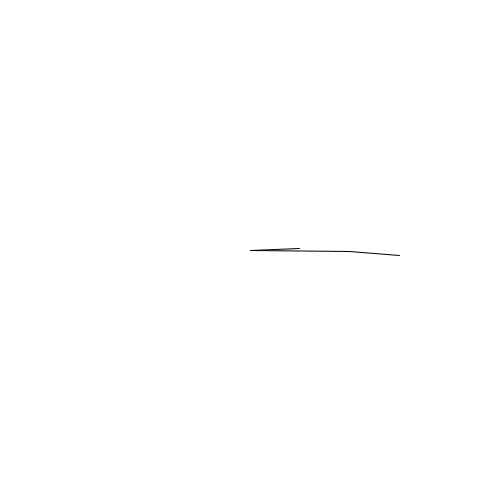
Frame 1 (no input)
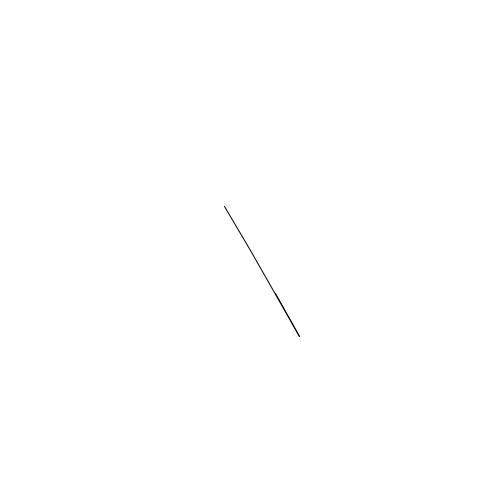
Frame 60 (the mouse pressed at the canvas centre just before this capture)
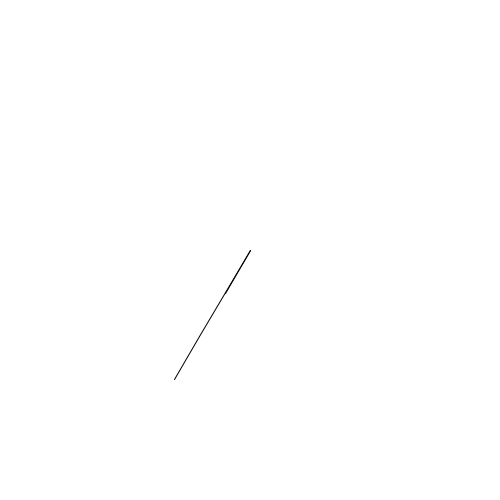
Frame 120 (the mouse held since frame 60 and released just before this capture)

The Processing sketch that drew these frames (run headless with seeded random() and noise(); from frame 60 on, the mouse is pressed at the canvas centre):

// Processing sketch: Pancho_RadsCoorP_Por_Ejemplo
// ── Pancho_RadsCoorP_Por_Ejemplo.pde
int a, i, j, x, y;

void setup() {
  size(500, 500);
}

void draw() {

  background(#FFFFFF);
  a++;

  translate(width/2, height/2);
  clocky();
  //seno();
  // coseno();
  //tangente();
}
void clocky() {

  rotate(radians(a));
  line(0, 0, 100, 0);
  pushMatrix();
  rotate(radians(-a*3));
  line(0, 0, 50, 0);
  popMatrix();
  pushMatrix();
  translate(100, 0);
  rotate(radians(a*3));
  line(0, 0, 50, 0);
  popMatrix();
}

void seno() {

  for (i = -200; i < 200; i = i + 5) {

    line(i, sin(radians(a*2-i))*30, i, sin(radians(a*2-i))*45);
    line(-200, 0, 200, 0);
  }
}
void coseno() {

  for (i = -200; i < 200; i = i + 5) {

    line(i, cos(radians(a*2-i))*30, i, cos(radians(a*2-i))*45);
    line(-200, 0, 200, 0);
  }
}
void tangente() {

  for (i = -200; i < 200; i = i + 5) {

    line(i, tan(radians(a*2-i))*30, i, tan(radians(a*2-i))*45);
    line(-200, 0, 200, 0);
  }
}
